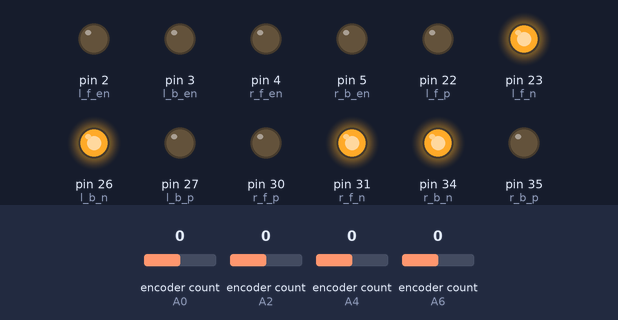
The sketch below on a simulated Arduino Mega 2560, built with avr-gcc and run on an emulated ATmega2560. Shown: output pins drawn as LEDs (lit = HIGH). Inputs (shaded band) come from the test bench; at power-on: encoder count (sensors on A0, A2, A4, A6) 0.

Above: at 0.1 s.
Timing chart, 0 to 1.6 s (numbered marks = the images above):
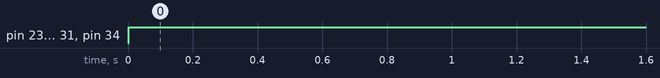

Measured:
- by itself, pin 23 (l_f_n), pin 26 (l_b_n), pin 31 (r_f_n), pin 34 (r_b_n): LOW → HIGH at 0.00 s

The sketch:

dram_ard.ino
```cpp
#include <Wire.h>
#include <Encoder.h>
#include <PID_v1.h>
#include "WindowedFilter.hpp"
const int l_f_en = 2;
const int l_f_p = 22;
const int l_f_n = 23;
const int l_b_en = 3;
const int l_b_p = 27;
const int l_b_n = 26;
const int r_f_en = 4;
const int r_f_p = 30;
const int r_f_n = 31;
const int r_b_en = 5;
const int r_b_p = 35;
const int r_b_n = 34;
const int battery_pin = A8;


 double set_speed[]={0.0,0.0,0.0,0.0}; // lf,rf,lb,rb
 double cur_speed[]={0.0,0.0,0.0,0.0};
double pid_out[]={0.0,0.0,0.0,0.0};
double pwm[]={0,0,0,0};


  double previous_position[] = {-999.0,-999.0,-999.0,-999.0};
  unsigned long previous_speed_time[] ={millis(),millis(),millis(),millis()};


  static constexpr double STOPPED_PWM{0.0};
  static constexpr double MAX_PWM{255.0};
  static constexpr double MIN_PWM{0.0};
int motors=4;
const double battery_factor = 7.2 / 1024;


Encoder l_f_enc(A0, A1);
Encoder l_b_enc(A2, A3);
Encoder r_f_enc(A4, A5);
Encoder r_b_enc(A6, A7);


PID lfPID(&cur_speed[0], &pid_out[0], &set_speed[0],2,5,1, REVERSE);
PID rfPID(&cur_speed[1], &pid_out[1], &set_speed[1],2,5,1, REVERSE);
PID lbPID(&cur_speed[2], &pid_out[2], &set_speed[2],2,5,1, REVERSE);
PID rbPID(&cur_speed[3], &pid_out[3], &set_speed[3],2,5,1, REVERSE);


void setup() {
  Wire.begin();
    pinMode(l_f_en, OUTPUT);
    pinMode(l_f_p, OUTPUT);
    pinMode(l_f_n, OUTPUT);
    pinMode(l_b_en, OUTPUT);
    pinMode(l_b_p, OUTPUT);
    pinMode(l_b_n, OUTPUT);
    pinMode(r_f_en, OUTPUT);
    pinMode(r_f_p, OUTPUT);
    pinMode(r_f_n, OUTPUT);
    pinMode(r_b_en, OUTPUT);
    pinMode(r_b_p, OUTPUT);
    pinMode(r_b_n, OUTPUT);
    pinMode(battery_pin, INPUT);
 lfPID.SetOutputLimits(0.0, 255.0);
  rfPID.SetOutputLimits(0.0, 255.0);

 lbPID.SetOutputLimits(0.0, 255.0);
 rbPID.SetOutputLimits(0.0, 255.0);

    lfPID.SetMode(MANUAL);
        rfPID.SetMode(MANUAL);
            lbPID.SetMode(MANUAL);
                rbPID.SetMode(MANUAL);

  Serial.begin(115200);
}


void loop() {
  if(Serial.available())
  {
    parseCommand();
    sendReply();
    delay(10);
  }


    updateSpeed(0, l_f_enc.read());

     updateSpeed(1, r_f_enc.read());

     updateSpeed(2, l_b_enc.read());

      updateSpeed(3, r_b_enc.read());


updatePwm(0);
updatePwm(1);
updatePwm(2);
updatePwm(3);

lfMotor();
rfMotor();
lbMotor();
rbMotor();

setPID();


}


void parseCommand()
{
  while(Serial.read() != '$');
        set_speed[0] = Serial.parseFloat();
        set_speed[1] = Serial.parseFloat();
          set_speed[2] = Serial.parseFloat();
            set_speed[3] = Serial.parseFloat();


  Serial.read(); // Take the newline out of the receive buffer
}
void sendReply()
{
  Serial.print("$");
  Serial.print(previous_position[0]);
  Serial.print(",");
  Serial.print(previous_position[1]);
  Serial.print(",");
  Serial.print(previous_position[2]);
  Serial.print(",");
  Serial.print(previous_position[3]);
  Serial.print(",");
  Serial.print(cur_speed[0]);
  Serial.print(",");
  Serial.print(cur_speed[1]);
  Serial.print(",");
  Serial.print(cur_speed[2]);
  Serial.print(",");
  Serial.print(cur_speed[3]);
  Serial.print(",");
  Serial.print(battery_factor * analogRead(battery_pin));

// Serial.print(set_speed[0]);
// Serial.print(",");
//
// Serial.print(set_speed[1]);
// Serial.print(",");
//
// Serial.print(set_speed[2]);
//  Serial.print(",");
//
//
//    Serial.print(set_speed[3]);

//
// Serial.print(pwm[0]);
// Serial.print(",");
//
// Serial.print(pwm[1]);
// Serial.print(",");
//
// Serial.print(pwm[2]);
//  Serial.print(",");
//
//
//    Serial.print(pwm[3]);

  Serial.println();
}


  void updateSpeed(int i,int curr_pos)
  {

    unsigned long current_time = micros();
    double current_position = curr_pos;

    double delta_pos = current_position - previous_position[i];
    if(current_time-previous_speed_time[i] > 10)
    {
      double delta_t_secs = (current_time - previous_speed_time[i])/1000000.0;
      cur_speed[i] = (delta_pos / delta_t_secs);
    }
    previous_position[i] = current_position;
    previous_speed_time[i] = current_time;

  }


  void updatePwm(int m){

    if(set_speed[m] < 0.01 && set_speed[m] > -0.01)
    {
      pwm[m] = STOPPED_PWM;
    }
    else
    {

     lfPID.Compute();

      rfPID.Compute();

      lbPID.Compute();

       rbPID.Compute();
  pwm[m] += pid_out[m];
      pwm[m] = constrain(pwm[m], MIN_PWM, MAX_PWM);
    }
  }

  void lfMotor(){


      if (set_speed[0] > 0){
              analogWrite(l_f_en,pwm[0]);
              digitalWrite(l_f_p,HIGH);
              digitalWrite(l_f_n,LOW);

      }
      else{

              analogWrite(l_f_en,pwm[0]);
                 digitalWrite(l_f_p,LOW);
              digitalWrite(l_f_n,HIGH);

  }}
  void rfMotor(){

       if (set_speed[1] > 0){
              analogWrite(r_f_en,pwm[1]);
              digitalWrite(r_f_p,HIGH);
              digitalWrite(r_f_n,LOW);

      }
      else{

              analogWrite(r_f_en,pwm[1]);
        digitalWrite(r_f_p,LOW);
              digitalWrite(r_f_n,HIGH);

  }}
  void lbMotor(){

       if (set_speed[2] > 0){
              analogWrite(l_b_en,pwm[2]);
              digitalWrite(l_b_p,HIGH);
              digitalWrite(l_b_n,LOW);

      }
      else{

              analogWrite(l_b_en,pwm[2]);
          digitalWrite(l_b_p,LOW);
              digitalWrite(l_b_n,HIGH);

  }}
   void rbMotor(){

        if (set_speed[3] > 0){
              analogWrite(r_b_en,pwm[3]);
              digitalWrite(r_b_p,HIGH);
              digitalWrite(r_b_n,LOW);

      }
      else{

              analogWrite(r_b_en,pwm[3]);
              digitalWrite(r_b_p,LOW);
              digitalWrite(r_b_n,HIGH);

  }


    }


 void setPID(){

  if(set_speed[0] < 0.01 && set_speed[0] > -0.01)
    {
      lfPID.SetMode(MANUAL);
    }
    else
    {
     lfPID.SetMode(AUTOMATIC);
    }
if(set_speed[1] < 0.01 && set_speed[1] > -0.01)
    {
      rfPID.SetMode(MANUAL);
    }
    else
    {
     rfPID.SetMode(AUTOMATIC);
    }
  if(set_speed[2] < 0.01 && set_speed[2] > -0.01)
    {
      lbPID.SetMode(MANUAL);
    }
    else
    {
     lbPID.SetMode(AUTOMATIC);
    }

  if(set_speed[3] < 0.01 && set_speed[3] > -0.01)
    {
      rbPID.SetMode(MANUAL);
    }
    else
    {
     rbPID.SetMode(AUTOMATIC);
    }

  }
```

WindowedFilter.hpp
```cpp
template<size_t N>
class WindowedFilter
{
public:
  WindowedFilter()
  {
    for(int i = 0; i < N; ++i)
      buffer[i] = 0.0;
  }

  double filter(double raw)
  {
    tail = (tail + 1) % N;
    sum -= buffer[tail];
    sum += raw;
    buffer[tail] = raw;
    if(size < N)
      size++;
    return sum / size;
  }

private:
  double buffer[N]{};
  double sum{0.0};
  size_t tail{0};
  size_t size{0};
};
```
